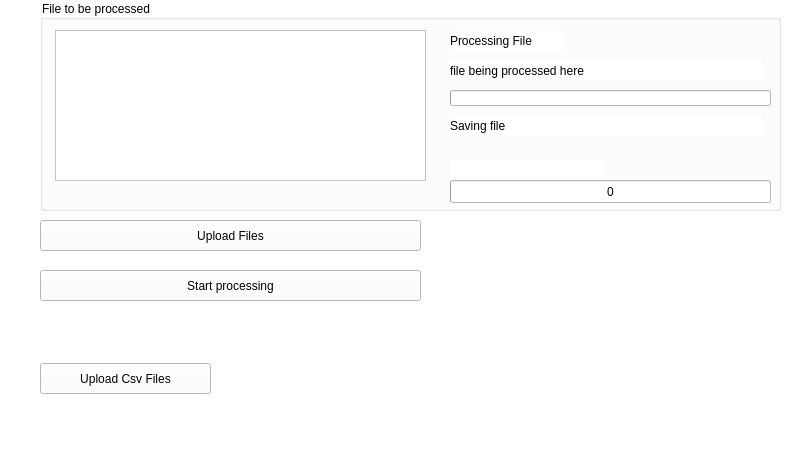
<?xml version="1.0" encoding="UTF-8"?>
<ui version="4.0">
 <class>Mining</class>
 <widget class="QMainWindow" name="Mining">
  <property name="geometry">
   <rect>
    <x>0</x>
    <y>0</y>
    <width>800</width>
    <height>463</height>
   </rect>
  </property>
  <property name="windowTitle">
   <string>Mining</string>
  </property>
  <property name="styleSheet">
   <string notr="true">background-color: rgb(255, 255, 255);</string>
  </property>
  <widget class="QWidget" name="centralwidget">
   <widget class="QGroupBox" name="groupBox">
    <property name="geometry">
     <rect>
      <x>40</x>
      <y>0</y>
      <width>741</width>
      <height>211</height>
     </rect>
    </property>
    <property name="title">
     <string>File to be processed</string>
    </property>
    <widget class="QListWidget" name="listWidget">
     <property name="geometry">
      <rect>
       <x>15</x>
       <y>30</y>
       <width>371</width>
       <height>151</height>
      </rect>
     </property>
    </widget>
    <widget class="QLabel" name="label">
     <property name="geometry">
      <rect>
       <x>410</x>
       <y>30</y>
       <width>111</width>
       <height>21</height>
      </rect>
     </property>
     <property name="text">
      <string>Processing File</string>
     </property>
    </widget>
    <widget class="QLabel" name="filebeing">
     <property name="geometry">
      <rect>
       <x>410</x>
       <y>60</y>
       <width>311</width>
       <height>21</height>
      </rect>
     </property>
     <property name="text">
      <string>file being processed here</string>
     </property>
    </widget>
    <widget class="QLabel" name="savingfile">
     <property name="geometry">
      <rect>
       <x>410</x>
       <y>115</y>
       <width>311</width>
       <height>21</height>
      </rect>
     </property>
     <property name="text">
      <string>Saving file</string>
     </property>
    </widget>
    <widget class="QProgressBar" name="progressBar">
     <property name="geometry">
      <rect>
       <x>410</x>
       <y>180</y>
       <width>321</width>
       <height>23</height>
      </rect>
     </property>
     <property name="value">
      <number>0</number>
     </property>
     <property name="format">
      <string>0</string>
     </property>
    </widget>
    <widget class="QLabel" name="status">
     <property name="geometry">
      <rect>
       <x>410</x>
       <y>160</y>
       <width>151</width>
       <height>16</height>
      </rect>
     </property>
     <property name="text">
      <string/>
     </property>
    </widget>
    <widget class="QProgressBar" name="progressBar_2">
     <property name="geometry">
      <rect>
       <x>410</x>
       <y>90</y>
       <width>321</width>
       <height>16</height>
      </rect>
     </property>
     <property name="value">
      <number>0</number>
     </property>
     <property name="textVisible">
      <bool>false</bool>
     </property>
     <property name="format">
      <string>0</string>
     </property>
    </widget>
   </widget>
   <widget class="QPushButton" name="pushButton">
    <property name="geometry">
     <rect>
      <x>40</x>
      <y>220</y>
      <width>381</width>
      <height>31</height>
     </rect>
    </property>
    <property name="toolTip">
     <string>&lt;html&gt;&lt;head/&gt;&lt;body&gt;&lt;p&gt;Only upload text files&lt;/p&gt;&lt;p&gt;&lt;br/&gt;&lt;/p&gt;&lt;/body&gt;&lt;/html&gt;</string>
    </property>
    <property name="text">
     <string>Upload Files</string>
    </property>
    <property name="icon">
     <iconset>
      <normalon>:/sty/style/file.png</normalon>
     </iconset>
    </property>
    <property name="iconSize">
     <size>
      <width>20</width>
      <height>20</height>
     </size>
    </property>
   </widget>
   <widget class="QLabel" name="instructions">
    <property name="geometry">
     <rect>
      <x>440</x>
      <y>220</y>
      <width>341</width>
      <height>181</height>
     </rect>
    </property>
    <property name="text">
     <string/>
    </property>
    <property name="alignment">
     <set>Qt::AlignLeading|Qt::AlignLeft|Qt::AlignTop</set>
    </property>
    <property name="wordWrap">
     <bool>true</bool>
    </property>
   </widget>
   <widget class="QPushButton" name="pushButton_2">
    <property name="geometry">
     <rect>
      <x>40</x>
      <y>270</y>
      <width>381</width>
      <height>31</height>
     </rect>
    </property>
    <property name="text">
     <string>Start processing</string>
    </property>
    <property name="icon">
     <iconset>
      <normalon>:/sty/style/start.png</normalon>
     </iconset>
    </property>
    <property name="iconSize">
     <size>
      <width>20</width>
      <height>20</height>
     </size>
    </property>
   </widget>
   <widget class="QPushButton" name="pushButton_3">
    <property name="geometry">
     <rect>
      <x>40</x>
      <y>363</y>
      <width>171</width>
      <height>31</height>
     </rect>
    </property>
    <property name="toolTip">
     <string>&lt;html&gt;&lt;head/&gt;&lt;body&gt;&lt;p&gt;Only upload csv files&lt;/p&gt;&lt;/body&gt;&lt;/html&gt;</string>
    </property>
    <property name="text">
     <string>Upload Csv Files</string>
    </property>
    <property name="icon">
     <iconset>
      <normalon>:/sty/style/file.png</normalon>
     </iconset>
    </property>
   </widget>
  </widget>
  <widget class="QMenuBar" name="menubar">
   <property name="geometry">
    <rect>
     <x>0</x>
     <y>0</y>
     <width>800</width>
     <height>21</height>
    </rect>
   </property>
  </widget>
  <widget class="QStatusBar" name="statusbar"/>
 </widget>
 <resources/>
 <connections/>
</ui>
